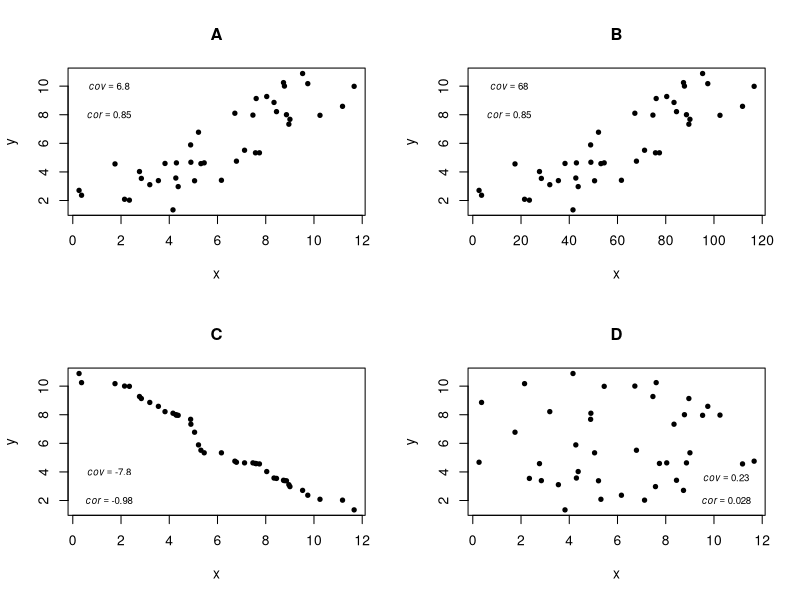

Write the R code that produced this figure. (Note: this script raises an error after producing the figure.)
## ---- chunk 1
set.seed(188)
x_1 <- seq(2,10,0.2)+rnorm(41, 0, 1)
y_1 <- seq(2,10,0.2)+rnorm(41, 0, 1)

x_2 <- sort(x_1, decreasing=TRUE)
y_2 <- sort(y_1)

x_3 <- sample(x_1)
y_3 <- sample(y_1)

cov_A <- cov(x_1,y_1)
cor_A <- cor(x_1,y_1)

cov_B <- cov(x_1*10,y_1)
cor_B <- cor(x_1*10,y_1)

cov_C <- cov(x_2,y_2)
cor_C <- cor(x_2,y_2)

cov_D <- cov(x_3,y_3)
cor_D <- cor(x_3,y_3)

par(mfrow=c(2,2))

plot(x_1, y_1, cex=0.7, pch=19, ylab="y", xlab="x", main="A")
mylabelA1 <- bquote(italic(cov) == .(format(cov_A, digits = 2)))
mylabelA2 <- bquote(italic(cor) == .(format(cor_A, digits = 2)))
text(x=1.5, y=10, labels = mylabelA1, cex=0.7)
text(x=1.5, y=8, labels = mylabelA2, cex=0.7)

plot(x_1*10, y_1, cex=0.7, pch=19, ylab="y", xlab="x", main="B")
mylabelA1 <- bquote(italic(cov) == .(format(cov_B, digits = 2)))
mylabelA2 <- bquote(italic(cor) == .(format(cor_B, digits = 2)))
text(x=15, y=10, labels = mylabelA1, cex=0.7)
text(x=15, y=8, labels = mylabelA2, cex=0.7)

plot(x_2, y_2, cex=0.7, pch=19, ylab="y", xlab="x", main="C")
mylabelA1 <- bquote(italic(cov) == .(format(cov_C, digits = 2)))
mylabelA2 <- bquote(italic(cor) == .(format(cor_C, digits = 2)))
text(x=1.5, y=4, labels = mylabelA1, cex=0.7)
text(x=1.5, y=2, labels = mylabelA2, cex=0.7)

plot(x_3, y_3, cex=0.7, pch=19, ylab="y", xlab="x", main="D")
mylabelA1 <- bquote(italic(cov) == .(format(cov_D, digits = 2)))
mylabelA2 <- bquote(italic(cor) == .(format(cor_D, digits = 2)))
text(x=10.5, y=3.6, labels = mylabelA1, cex=0.7)
text(x=10.5, y=2, labels = mylabelA2, cex=0.7)

## ---- chunk 2
knitr::include_graphics("images/images_4b.011.jpeg")
## ---- chunk 3
knitr::include_graphics("images/images_4b.018.jpeg")
## ---- chunk 4
## First, plot the relationship with a scatter plot
plot(x_1, y_1, cex=0.7, pch=19, ylab="y", xlab="x")

## Define the model using the lm() function and assign it to the object "reg_mod_1"
reg_mod_1 <- lm(y_1 ~ x_1)

## We can make a residual plot to help evaluate assumptions
plot(reg_mod_1$fitted.values, reg_mod_1$residuals, xlab="predicted y", ylab="residuals")

## We can use the summary() function to look at parameter estimates and hypothesis tests
summary(reg_mod_1)


## ---- chunk 5
knitr::include_graphics("images/images_5a.002.jpeg")
